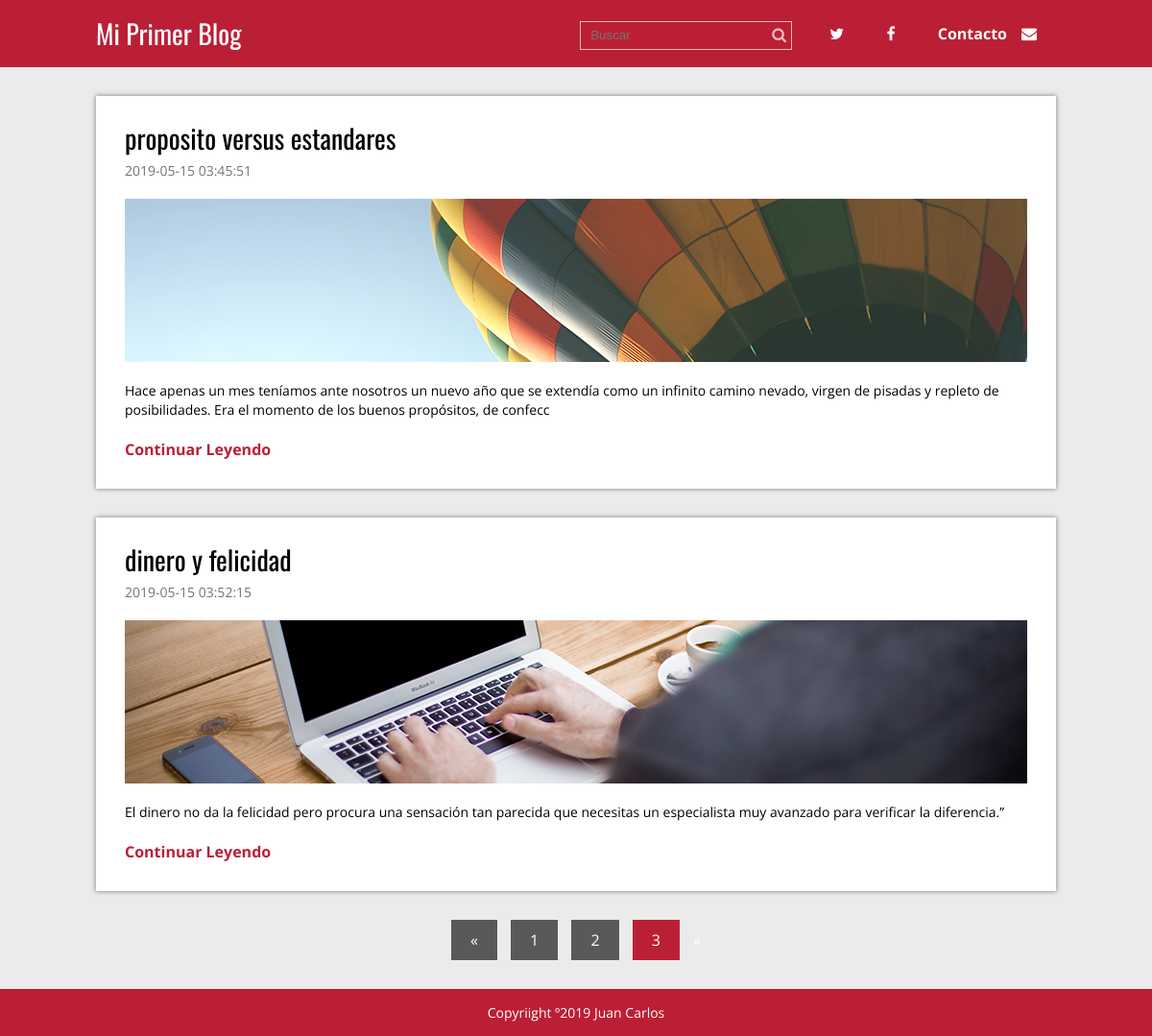
/index.php?p=3, run on the app's committed database.
### tables this page shows
CREATE TABLE `blog` (
  `id` int(11) NOT NULL,
  `titulo` varchar(200) NOT NULL,
  `extracto` varchar(200) NOT NULL,
  `fecha` timestamp NOT NULL DEFAULT CURRENT_TIMESTAMP,
  `texto` text NOT NULL,
  `thumb` varchar(50) NOT NULL
);

### index.php (called while the page is built, shortened)
<?php
require'admin/config.php';
require 'functions.php';
$conexion = conexion($bd_config);
$posts=obtener_post($blog_config['post_por_pagina'],$conexion);
require 'views/index.view.php';
?>

### admin/config.php (called while the page is built, shortened)
<?php
$blog_config = array(
	'post_por_pagina'=>'2',
	'carpeta_imagenes'=>'imagenes/'
);
?>

### functions.php (called while the page is built, shortened)
<?php
function pagina_actual(){
	return isset($_GET['p']) ? (int)$_GET['p'] : 1;
}
function obtener_post($post_por_pagina,$conexion){
	$inicio=(pagina_actual() >  1) ?  pagina_actual()* $post_por_pagina - $post_por_pagina : 0;
	$sentencia=$conexion -> prepare("SELECT SQL_CALC_FOUND_ROWS * FROM blog LIMIT  $inicio,$post_por_pagina");
	$sentencia->execute();
	return $sentencia->fetchAll();
}
?>

### views/index.view.php (the view)
<?php require 'header.php';?>
<div class="contenedor">
	<?php  foreach($posts as $post):?>
	<div class="post">
		<article>
			<h2 class="titulo"><a href="single.php?id=<?php echo $post['id'];?>"><?php echo $post['titulo'];?></a></h2>
			<p class="fecha"><?php echo $post['fecha'];?></p>
			<div class="thumb">
				<a href="single.php?id=<?php echo $post['id'];?>">
					<img src="<?php echo RUTA;?>/imagenes/<?php echo $post['thumb'];?>" alt="">
				</a>
			</div>
			<p class="extracto"><?php echo $post['extracto'];?></p>
			<a href="single.php?id=<?php echo $post['id'];?>" class="continuar">Continuar Leyendo</a>
		</article>
	</div>
     <?php endforeach;?>
 	<?php require 'paginacion.php'?>
</div>
<?php require 'footer.php'?>

### css/estilos.css (style rules this page uses)
* { margin: 0; padding: 0; -webkit-box-sizing: border-box; -moz-box-sizing: border-box; box-sizing: border-box; }
body { font-size: 16px; font-family: 'Open Sans', sans-serif; background: #ebebeb; }
h1, h2, h3, h4, h5, h6 { font-family: "Oswald", Arial, Sans-serif; font-weight: normal; }
a { text-decoration: none; color:#BB1F35; }
.contenedor { max-width: 1000px; width: 90%; margin: auto; }
.post { width: 100%; background: #fff; box-shadow: 0px 0px 5px rgba(0,0,0, .5); margin-bottom: 30px; padding: 30px; }
.post article .titulo { font-family: "Oswald", Arial, Sans-serif; font-size: 28px; font-weight: normal; line-height: 28px; margin-bottom: 10px; }
.post article .titulo a { color:#000; }
.post article .fecha { color:#747474; font-size: 14px; margin-bottom: 20px; }
.post article .thumb { margin-bottom: 20px; }
.post article .thumb img { vertical-align: top; width: 100%; }
.post article .extracto { font-size: 14px; line-height: 20px; margin-bottom: 20px; }
.post article .continuar { color:#BB1F35; font-weight: bold; }

### data on the page
blog: titulo "proposito versus estandares", fecha "2019-05-15 03:45:51", thumb (picture), extracto "Hace apenas un mes teníamos ante nosotros un nuevo año que se extendía como un infinito camino nevado, virgen de pisadas y repleto de posibilidades. Era el momento de los buenos propósitos, de confecc"
blog: titulo "dinero y felicidad", fecha "2019-05-15 03:52:15", thumb (picture), extracto "El dinero no da la felicidad pero procura una sensación tan parecida que necesitas un especialista muy avanzado para verificar la diferencia.”"
